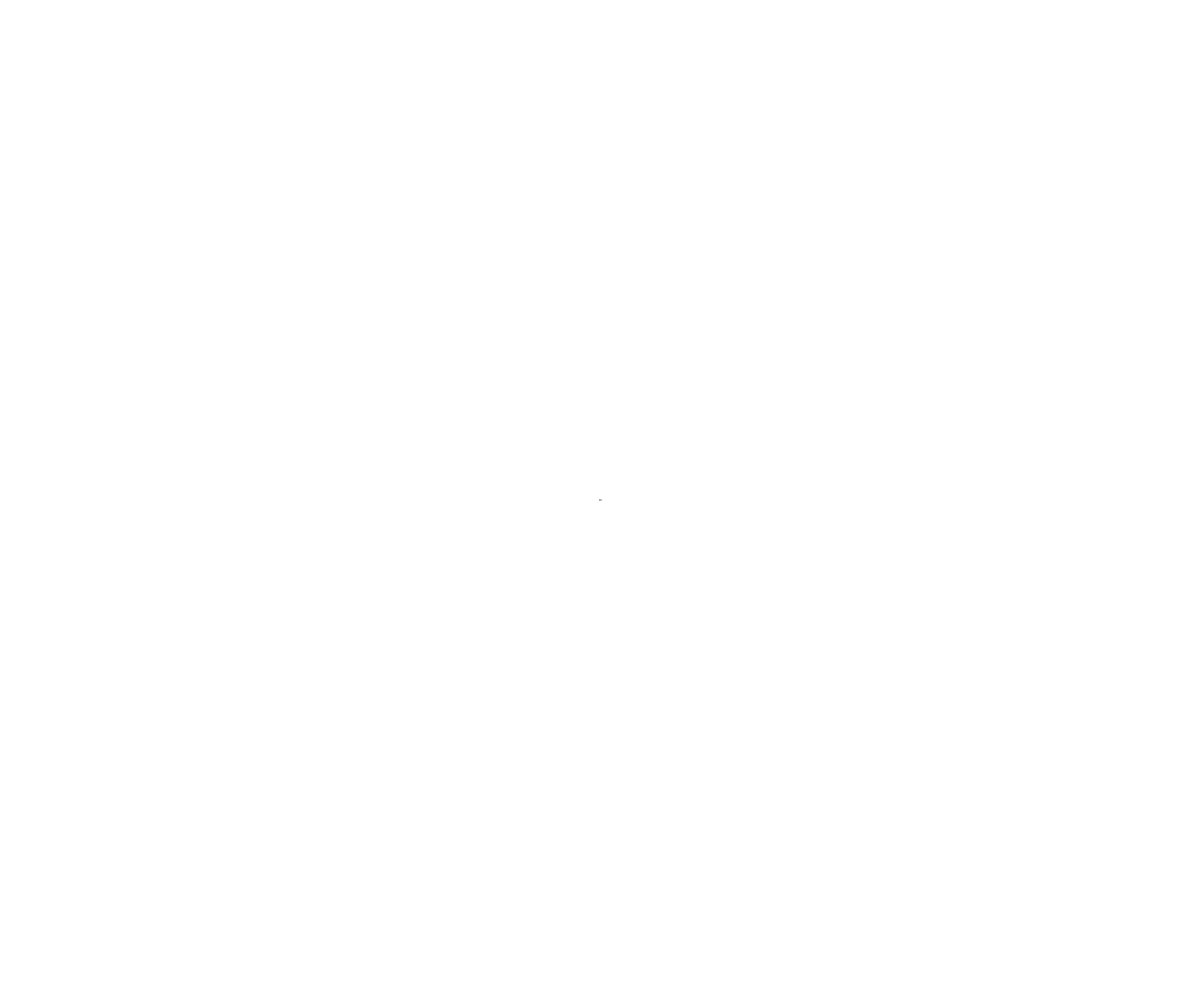
Frame 1 (no input)
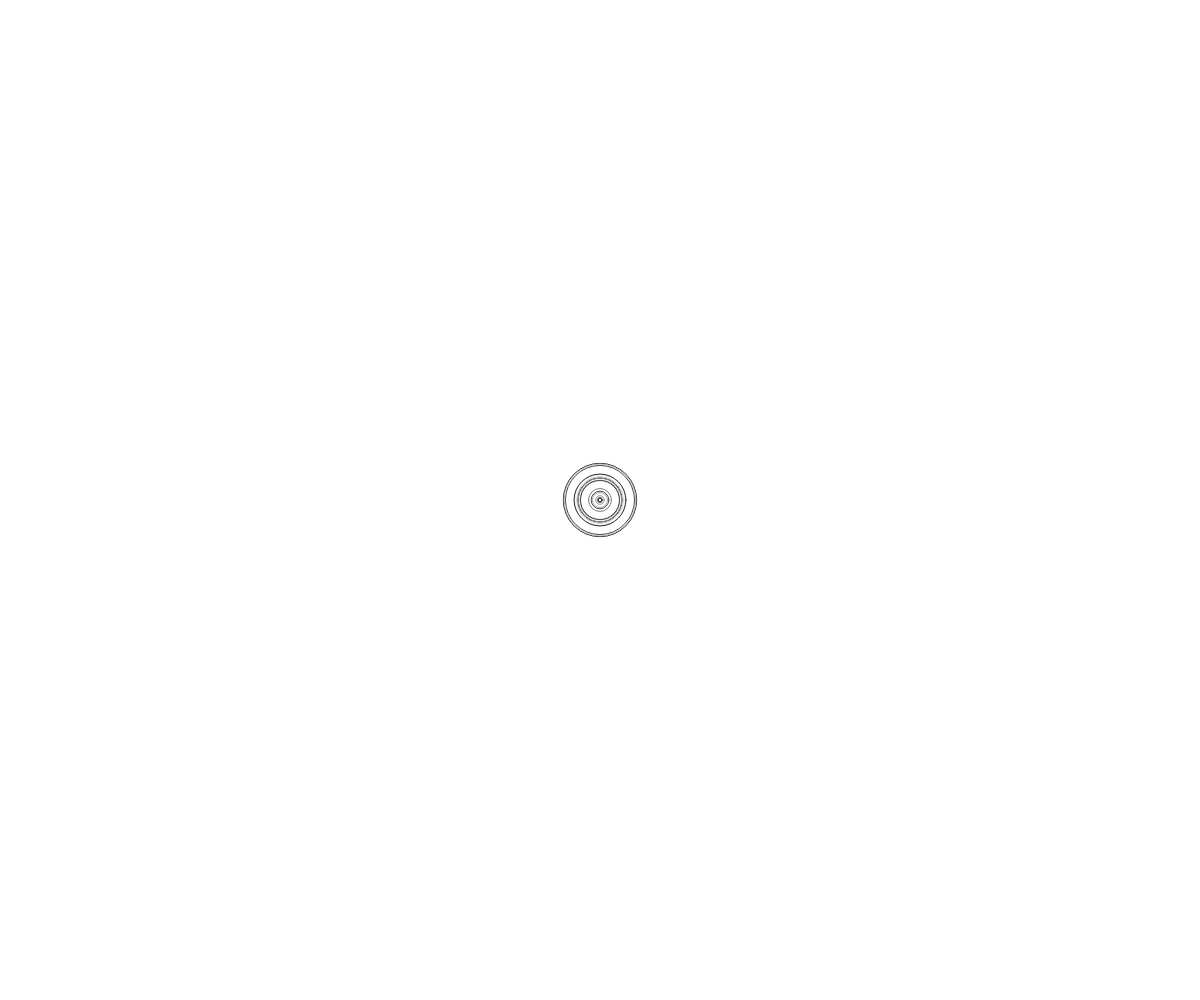
Frame 60 (no input)
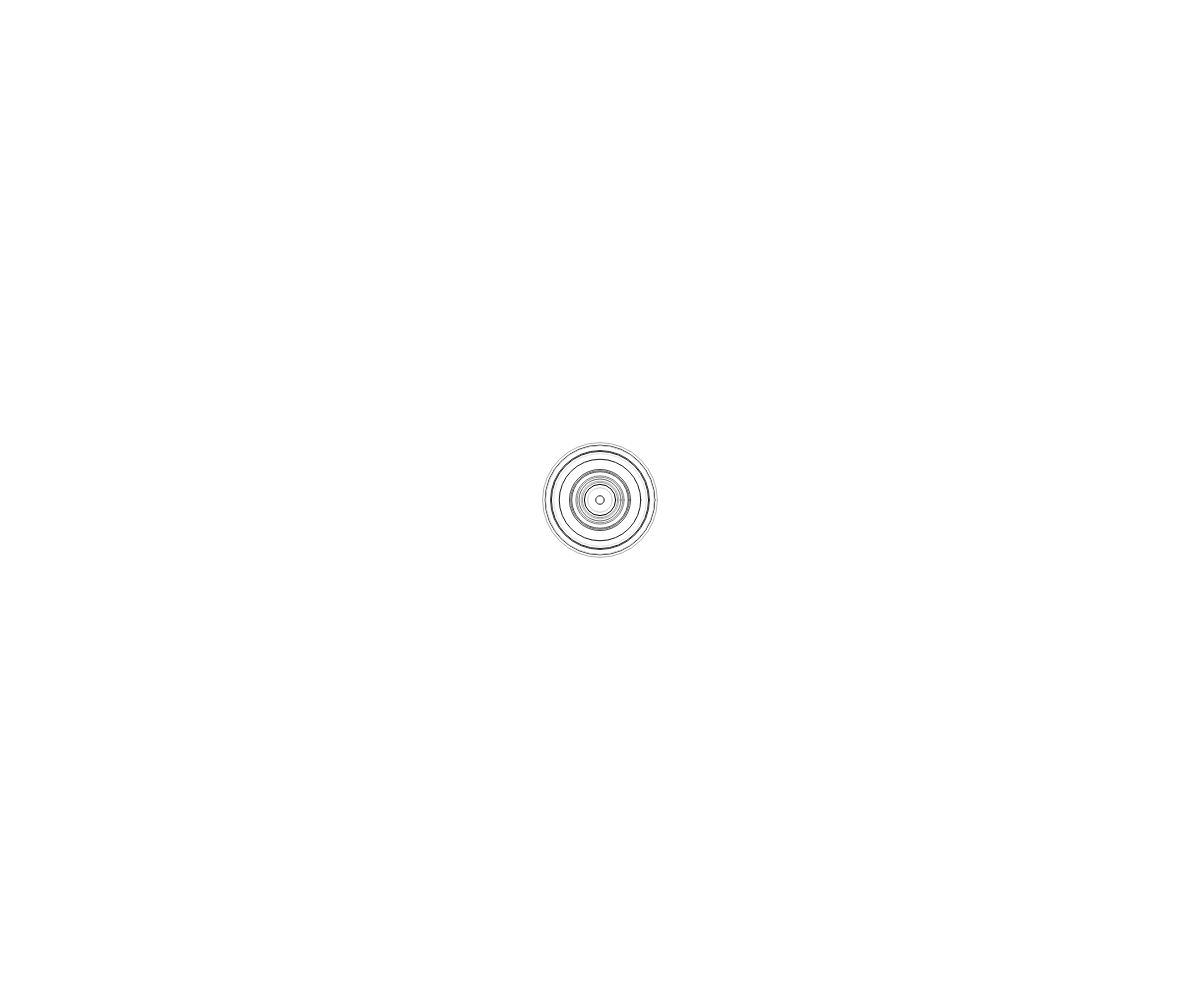
Frame 120 (the mouse pressed at the canvas centre since frame 60)

The p5.js sketch that drew these frames (run headless with seeded random() and noise() and a simulated clock; from frame 60 on, the mouse is pressed at the canvas centre):

// p5.js sketch
// ── sketch.js
let rings = [];
const maxRings = 20;
const palette = [0, 25, 50, 75, 100, 125, 150, 175, 200, 225, 255];

function setup() {
  createCanvas(windowWidth, windowHeight);
  // Initialize rings from center
  for (let i = 0; i < maxRings; i++) {
    rings.push({
      radius: 0,
      speed: random(0.2, 0.8),
      hue: palette[i % palette.length],
      alpha: random(50, 150)
    });
  }
}

function draw() {
  background(255);
  
  // Center of canvas
  const cx = width / 2;
  const cy = height / 2;

  // Update and draw rings
  for (let i = 0; i < rings.length; i++) {
    let ring = rings[i];
    
    // Expand/contract rhythmically
    ring.radius += sin(frameCount * 0.02 + i) * ring.speed;
    
    // Draw ring with grayscale color
    stroke(ring.hue);
    noFill();
    strokeWeight(1);
    ellipse(cx, cy, ring.radius * 2);
  }
}

function windowResized() {
  resizeCanvas(windowWidth, windowHeight);
}
